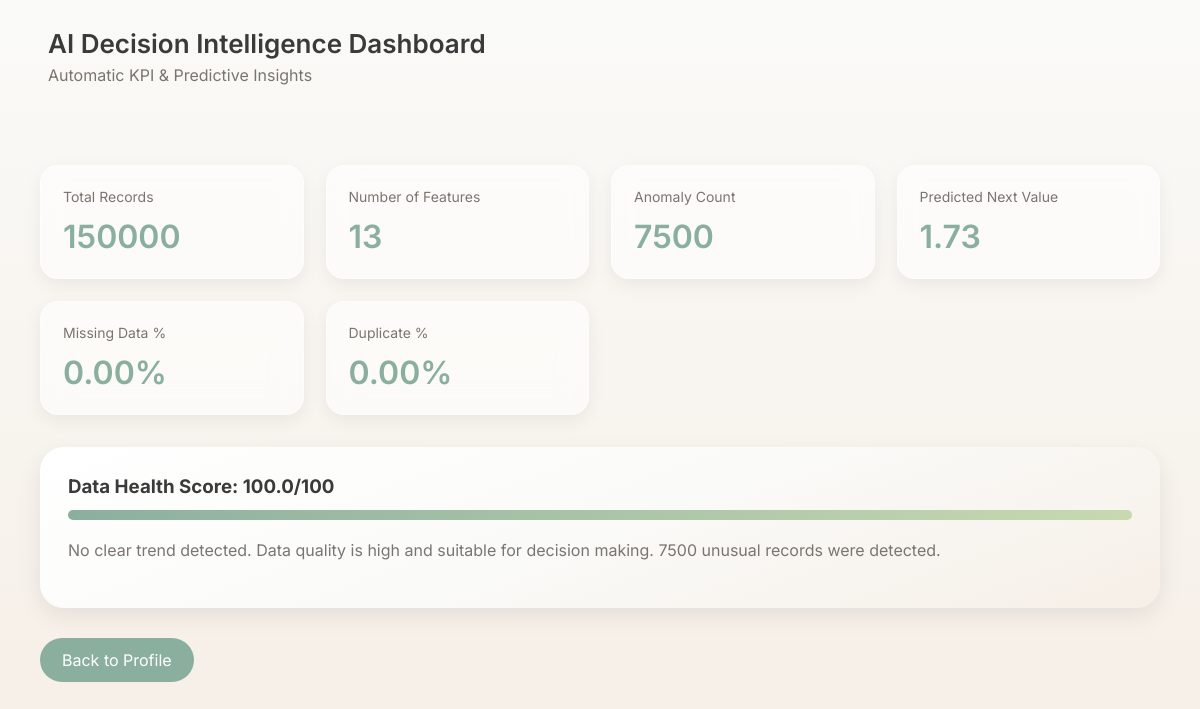
The page /kpi/generate/39/ on the database its author committed.
### kpi_engine/models.py (models this page shows, shortened)
class DatasetKPISummary(models.Model):
    dataset_name = models.CharField(max_length=255)
    total_records = models.IntegerField()
    total_features = models.IntegerField()
    missing_percentage = models.FloatField()
    duplicate_percentage = models.FloatField()
    data_health_score = models.FloatField()
    anomaly_count = models.IntegerField()
    predicted_next_value = models.FloatField(null=True, blank=True)
    business_summary = models.TextField()
    created_at = models.DateTimeField(auto_now_add=True)

### kpi_engine/views.py (the view)
# urls.py: path('generate/<int:dataset_id>/', views.generate_kpis, name='generate_kpis'),
def generate_kpis(request, dataset_id):
    dataset_name = f"Dataset_{dataset_id}"
    existing = DatasetKPISummary.objects.filter(dataset_name=dataset_name).first()
    if existing:
        return render(request, 'kpi/kpi_cards.html', {'dataset': existing})
    file_path = get_cleaned_dataset_path(dataset_id)
    dataset = run_kpi_engine(dataset_name, file_path)
    return render(request, 'kpi/kpi_cards.html', {'dataset': dataset})

### templates/kpi/kpi_cards.html (shortened to what this page needs)
{% load static %}
<!DOCTYPE html>
<html lang="en">
<head>
</head>
<body>
<div class="header">
    <div>
        <div class="title">AI Decision Intelligence Dashboard</div>
        <div class="subtitle">Automatic KPI & Predictive Insights</div>
    </div>
</div>
<div class="container">
    <div class="kpi-grid">
        <div class="card">
            <div class="kpi-title">Total Records</div>
            <div class="kpi-value">{{ dataset.total_records }}</div>
        </div>
        <div class="card">
            <div class="kpi-title">Number of Features</div>
            <div class="kpi-value">{{ dataset.total_features }}</div>
        </div>
        <div class="card">
            <div class="kpi-title">Anomaly Count</div>
            <div class="kpi-value">{{ dataset.anomaly_count }}</div>
        </div>
        <div class="card">
            <div class="kpi-title">Predicted Next Value</div>
            <div class="kpi-value">
                {% if dataset.predicted_next_value %}
                    {{ dataset.predicted_next_value|floatformat:2 }}
                {% else %}
                    N/A
                {% endif %}
            </div>
        </div>
        <div class="card">
            <div class="kpi-title">Missing Data %</div>
            <div class="kpi-value">{{ dataset.missing_percentage|floatformat:2 }}%</div>
        </div>
        <div class="card">
            <div class="kpi-title">Duplicate %</div>
            <div class="kpi-value">{{ dataset.duplicate_percentage|floatformat:2 }}%</div>
        </div>
    </div>
    <div class="summary">
        <h3>Data Health Score: {{ dataset.data_health_score|floatformat:1 }}/100</h3>
        <div class="health">
            <div class="health-bar">
                <div class="health-fill" style="width:{{ dataset.data_health_score }}%"></div>
            </div>
        </div>
        <p style="margin-top:18px;">
            {{ dataset.business_summary }}
        </p>
    </div>
    <a href="{% url 'profile' %}" class="back-btn">Back to Profile</a>
</div>
</body>
</html>

### templates/kpi/kpi_cards.html (style rules this page uses)
:root { --primary:#8BAF9F; --primary-light:#AFC8A9; --primary-soft:#C8D9B0; --mint:#E8F3EC; --beige:#F6EFE7; --bg:#FAFAF8; --card:#FFFFFF; --text-dark:#3A3A3A; --text-medium:#7A756F; --border:#E5E4E2; }
body { font-family: 'Inter', sans-serif; margin:0; background: linear-gradient(180deg,#FAFAF8,#F6EFE7); color:var(--text-dark); }
.header { padding:28px 48px; display:flex; justify-content:space-between; align-items:center; }
.title { font-size:26px; font-weight:600; }
.subtitle { color:var(--text-medium); margin-top:6px; }
.container { max-width:1280px; margin:auto; padding:24px 40px 60px; }
.card { background:rgba(255,255,255,0.55); backdrop-filter:blur(14px); border:1px solid rgba(255,255,255,0.4); border-radius:18px; padding:22px; box-shadow:0px 6px 18px rgba(0,0,0,0.06); transition:all .25s ease; }
.kpi-grid { display:grid; grid-template-columns:repeat(auto-fit,minmax(240px,1fr)); gap:22px; margin-top:28px; }
.kpi-title { font-size:14px; color:var(--text-medium); margin-bottom:12px; }
.kpi-value { font-size:32px; font-weight:600; color:var(--primary); }
.health { display:flex; align-items:center; gap:14px; }
.health-bar { height:10px; width:100%; background:#eee; border-radius:999px; overflow:hidden; }
.health-fill { height:100%; background:linear-gradient(90deg,#8BAF9F,#C8D9B0); }
.summary { margin-top:32px; padding:28px; border-radius:24px; background:linear-gradient(160deg,#FFFFFF,#FAFAF8,#F6EFE7); box-shadow:0px 8px 24px rgba(0,0,0,0.08); }
.summary h3 { margin:0 0 12px; }
.summary p { color:var(--text-medium); line-height:1.6; }
.back-btn { display:inline-block; margin-top:30px; padding:12px 22px; border-radius:999px; background:var(--primary); color:white; text-decoration:none; transition:.25s; }

### rows shown on the page
DatasetKPISummary: total_records "150000", total_features "13", anomaly_count "7500", predicted_next_value "1.73", missing_percentage "0.00", duplicate_percentage "0.00", data_health_score "100.0", business_summary "No clear trend detected. Data quality is high and suitable for decision making. 7500 unusual records were detected."
